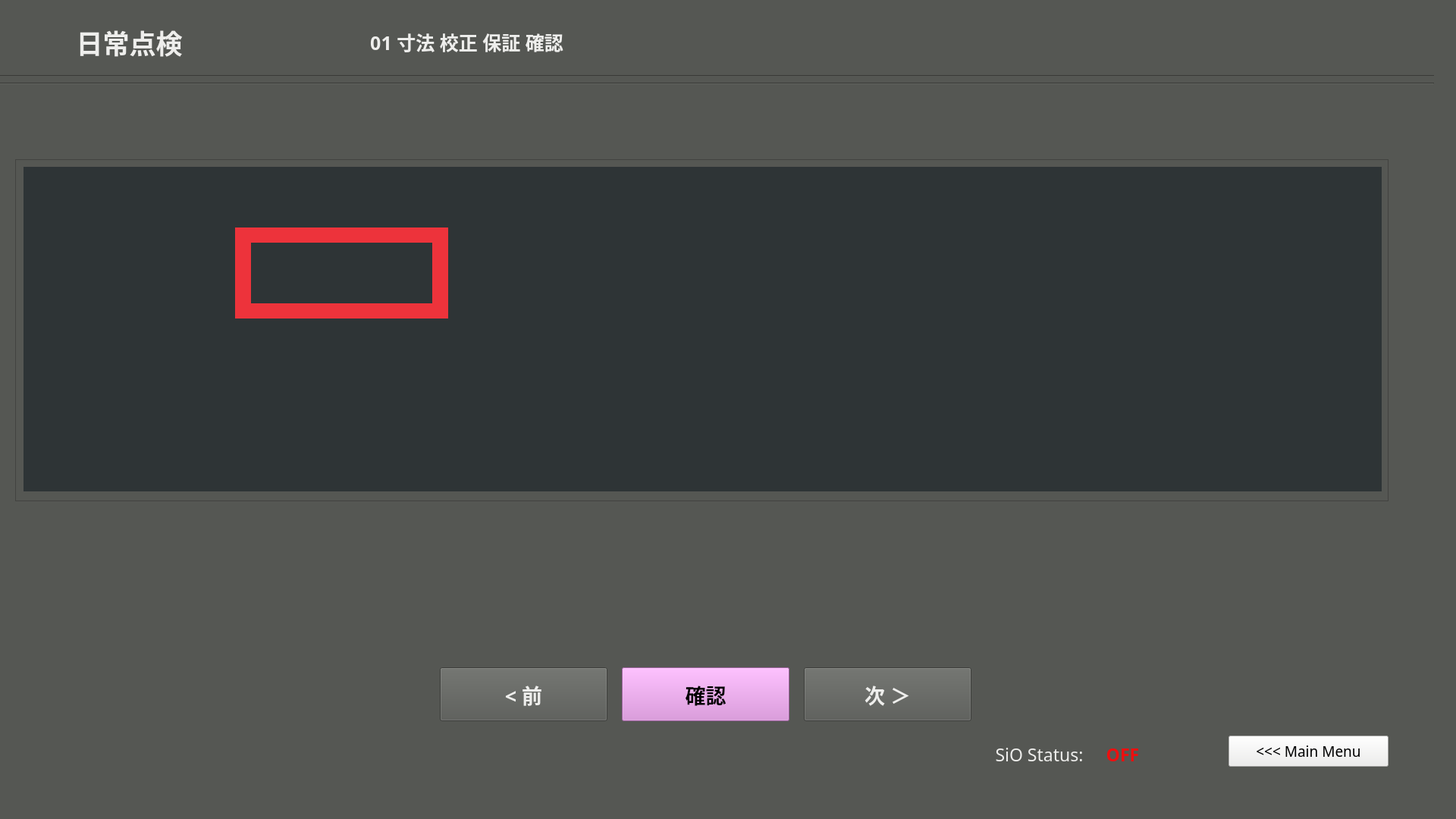
<?xml version="1.0" encoding="UTF-8"?>
<ui version="4.0">
 <class>dailytenken1_clippitch</class>
 <widget class="QMainWindow" name="dailytenken1_clippitch">
  <property name="enabled">
   <bool>true</bool>
  </property>
  <property name="geometry">
   <rect>
    <x>0</x>
    <y>0</y>
    <width>1920</width>
    <height>1080</height>
   </rect>
  </property>
  <property name="windowTitle">
   <string>MainWindow</string>
  </property>
  <property name="styleSheet">
   <string notr="true">background-color: rgb(85, 87, 83);</string>
  </property>
  <widget class="QWidget" name="dailytenken1_clippitch_widget">
   <property name="enabled">
    <bool>true</bool>
   </property>
   <widget class="Line" name="line_1">
    <property name="geometry">
     <rect>
      <x>-10</x>
      <y>90</y>
      <width>1901</width>
      <height>20</height>
     </rect>
    </property>
    <property name="orientation">
     <enum>Qt::Horizontal</enum>
    </property>
   </widget>
   <widget class="Line" name="line_2">
    <property name="geometry">
     <rect>
      <x>-10</x>
      <y>100</y>
      <width>1901</width>
      <height>20</height>
     </rect>
    </property>
    <property name="orientation">
     <enum>Qt::Horizontal</enum>
    </property>
   </widget>
   <widget class="QFrame" name="frame">
    <property name="geometry">
     <rect>
      <x>20</x>
      <y>210</y>
      <width>1811</width>
      <height>451</height>
     </rect>
    </property>
    <property name="frameShape">
     <enum>QFrame::StyledPanel</enum>
    </property>
    <property name="frameShadow">
     <enum>QFrame::Raised</enum>
    </property>
    <widget class="QLabel" name="framePart">
     <property name="geometry">
      <rect>
       <x>11</x>
       <y>10</y>
       <width>1791</width>
       <height>428</height>
      </rect>
     </property>
     <property name="styleSheet">
      <string notr="true">background-color: rgb(46, 52, 54);</string>
     </property>
     <property name="text">
      <string/>
     </property>
     <property name="alignment">
      <set>Qt::AlignCenter</set>
     </property>
    </widget>
    <widget class="QPushButton" name="rekensaButton">
     <property name="geometry">
      <rect>
       <x>300</x>
       <y>310</y>
       <width>91</width>
       <height>71</height>
      </rect>
     </property>
     <property name="font">
      <font>
       <family>Ubuntu Mono</family>
       <pointsize>13</pointsize>
       <weight>75</weight>
       <italic>false</italic>
       <bold>true</bold>
       <stylestrategy>PreferAntialias</stylestrategy>
      </font>
     </property>
     <property name="autoFillBackground">
      <bool>false</bool>
     </property>
     <property name="styleSheet">
      <string notr="true">color: rgb(238, 238, 236);
background-color: rgb(117, 80, 123);</string>
     </property>
     <property name="text">
      <string>検査
やり直し</string>
     </property>
     <property name="checkable">
      <bool>false</bool>
     </property>
    </widget>
    <widget class="QPushButton" name="delwarpbutton">
     <property name="geometry">
      <rect>
       <x>810</x>
       <y>320</y>
       <width>181</width>
       <height>51</height>
      </rect>
     </property>
     <property name="font">
      <font>
       <family>Ubuntu Mono</family>
       <pointsize>11</pointsize>
       <weight>75</weight>
       <italic>false</italic>
       <bold>true</bold>
       <stylestrategy>PreferAntialias</stylestrategy>
      </font>
     </property>
     <property name="autoFillBackground">
      <bool>false</bool>
     </property>
     <property name="styleSheet">
      <string notr="true">background-color: rgb(164, 0, 0);</string>
     </property>
     <property name="text">
      <string>パースワープパラム削除 
Del Warp Parm</string>
     </property>
     <property name="checkable">
      <bool>false</bool>
     </property>
    </widget>
    <widget class="QPushButton" name="savewarpbutton">
     <property name="geometry">
      <rect>
       <x>620</x>
       <y>320</y>
       <width>181</width>
       <height>51</height>
      </rect>
     </property>
     <property name="font">
      <font>
       <family>Ubuntu Mono</family>
       <pointsize>11</pointsize>
       <weight>75</weight>
       <italic>false</italic>
       <bold>true</bold>
       <stylestrategy>PreferAntialias</stylestrategy>
      </font>
     </property>
     <property name="autoFillBackground">
      <bool>false</bool>
     </property>
     <property name="styleSheet">
      <string notr="true">color: rgb(238, 238, 236);</string>
     </property>
     <property name="text">
      <string>パースワープパラム保存 
Save Warp Parm</string>
     </property>
     <property name="checkable">
      <bool>false</bool>
     </property>
    </widget>
    <widget class="QLabel" name="rtwarpcolor">
     <property name="geometry">
      <rect>
       <x>480</x>
       <y>300</y>
       <width>121</width>
       <height>20</height>
      </rect>
     </property>
     <property name="font">
      <font>
       <family>Ubuntu Mono</family>
       <pointsize>15</pointsize>
       <weight>75</weight>
       <bold>true</bold>
      </font>
     </property>
     <property name="styleSheet">
      <string notr="true">background-color: rgb(255, 0, 0);</string>
     </property>
     <property name="text">
      <string/>
     </property>
     <property name="alignment">
      <set>Qt::AlignLeading|Qt::AlignLeft|Qt::AlignVCenter</set>
     </property>
    </widget>
    <widget class="QPushButton" name="rtwarpbutton">
     <property name="geometry">
      <rect>
       <x>480</x>
       <y>320</y>
       <width>121</width>
       <height>51</height>
      </rect>
     </property>
     <property name="font">
      <font>
       <family>Ubuntu Mono</family>
       <pointsize>11</pointsize>
       <weight>75</weight>
       <italic>false</italic>
       <bold>true</bold>
       <stylestrategy>PreferAntialias</stylestrategy>
      </font>
     </property>
     <property name="autoFillBackground">
      <bool>false</bool>
     </property>
     <property name="styleSheet">
      <string notr="true">color: rgb(238, 238, 236);</string>
     </property>
     <property name="text">
      <string>継続ワープ 
RT Pers.Warp</string>
     </property>
     <property name="checkable">
      <bool>false</bool>
     </property>
    </widget>
    <widget class="QPushButton" name="quitbutton">
     <property name="geometry">
      <rect>
       <x>1560</x>
       <y>530</y>
       <width>211</width>
       <height>41</height>
      </rect>
     </property>
     <property name="font">
      <font>
       <family>Ubuntu Mono</family>
       <pointsize>14</pointsize>
      </font>
     </property>
     <property name="styleSheet">
      <string notr="true">background-color: rgb(238, 238, 236);</string>
     </property>
     <property name="text">
      <string>Quit</string>
     </property>
    </widget>
    <widget class="QLabel" name="label_3">
     <property name="geometry">
      <rect>
       <x>290</x>
       <y>90</y>
       <width>281</width>
       <height>20</height>
      </rect>
     </property>
     <property name="styleSheet">
      <string notr="true">background-color: rgb(237, 51, 59);</string>
     </property>
     <property name="text">
      <string/>
     </property>
    </widget>
    <widget class="QLabel" name="label">
     <property name="geometry">
      <rect>
       <x>290</x>
       <y>90</y>
       <width>21</width>
       <height>111</height>
      </rect>
     </property>
     <property name="styleSheet">
      <string notr="true">background-color: rgb(237, 51, 59);</string>
     </property>
     <property name="text">
      <string/>
     </property>
    </widget>
    <widget class="QLabel" name="label_2">
     <property name="geometry">
      <rect>
       <x>550</x>
       <y>90</y>
       <width>21</width>
       <height>111</height>
      </rect>
     </property>
     <property name="styleSheet">
      <string notr="true">background-color: rgb(237, 51, 59);</string>
     </property>
     <property name="text">
      <string/>
     </property>
    </widget>
    <widget class="QLabel" name="label_4">
     <property name="geometry">
      <rect>
       <x>290</x>
       <y>190</y>
       <width>281</width>
       <height>20</height>
      </rect>
     </property>
     <property name="styleSheet">
      <string notr="true">background-color: rgb(237, 51, 59);</string>
     </property>
     <property name="text">
      <string/>
     </property>
    </widget>
    <zorder>quitbutton</zorder>
    <zorder>rtwarpbutton</zorder>
    <zorder>delwarpbutton</zorder>
    <zorder>rtwarpcolor</zorder>
    <zorder>savewarpbutton</zorder>
    <zorder>rekensaButton</zorder>
    <zorder>framePart</zorder>
    <zorder>label_3</zorder>
    <zorder>label</zorder>
    <zorder>label_2</zorder>
    <zorder>label_4</zorder>
   </widget>
   <widget class="QPushButton" name="mainmenubutton">
    <property name="geometry">
     <rect>
      <x>1620</x>
      <y>970</y>
      <width>211</width>
      <height>41</height>
     </rect>
    </property>
    <property name="font">
     <font>
      <family>Ubuntu Mono</family>
      <pointsize>14</pointsize>
     </font>
    </property>
    <property name="styleSheet">
     <string notr="true">background-color: rgb(238, 238, 236);</string>
    </property>
    <property name="text">
     <string>&lt;&lt;&lt; Main Menu</string>
    </property>
   </widget>
   <widget class="QLabel" name="partlabel_2">
    <property name="geometry">
     <rect>
      <x>10</x>
      <y>20</y>
      <width>321</width>
      <height>71</height>
     </rect>
    </property>
    <property name="font">
     <font>
      <family>Ubuntu Mono</family>
      <pointsize>26</pointsize>
      <weight>75</weight>
      <bold>true</bold>
     </font>
    </property>
    <property name="styleSheet">
     <string notr="true">color: rgb(238, 238, 236);</string>
    </property>
    <property name="text">
     <string>日常点検</string>
    </property>
    <property name="alignment">
     <set>Qt::AlignCenter</set>
    </property>
   </widget>
   <widget class="QPushButton" name="nextButton">
    <property name="geometry">
     <rect>
      <x>1060</x>
      <y>880</y>
      <width>221</width>
      <height>71</height>
     </rect>
    </property>
    <property name="font">
     <font>
      <family>Ubuntu Mono</family>
      <pointsize>20</pointsize>
      <weight>75</weight>
      <italic>false</italic>
      <bold>true</bold>
      <stylestrategy>PreferAntialias</stylestrategy>
     </font>
    </property>
    <property name="autoFillBackground">
     <bool>false</bool>
    </property>
    <property name="styleSheet">
     <string notr="true">color: rgb(238, 238, 236);</string>
    </property>
    <property name="text">
     <string>次 ＞</string>
    </property>
    <property name="checkable">
     <bool>false</bool>
    </property>
   </widget>
   <widget class="QLabel" name="status_sio">
    <property name="geometry">
     <rect>
      <x>1450</x>
      <y>970</y>
      <width>61</width>
      <height>41</height>
     </rect>
    </property>
    <property name="font">
     <font>
      <family>Ubuntu Mono</family>
      <pointsize>17</pointsize>
      <weight>75</weight>
      <bold>true</bold>
      <underline>false</underline>
     </font>
    </property>
    <property name="styleSheet">
     <string notr="true">color: rgb(238, 15, 15);</string>
    </property>
    <property name="text">
     <string>OFF</string>
    </property>
    <property name="alignment">
     <set>Qt::AlignBottom|Qt::AlignHCenter</set>
    </property>
   </widget>
   <widget class="QLabel" name="label_5">
    <property name="geometry">
     <rect>
      <x>1300</x>
      <y>970</y>
      <width>141</width>
      <height>41</height>
     </rect>
    </property>
    <property name="font">
     <font>
      <family>Ubuntu Mono</family>
      <pointsize>17</pointsize>
      <weight>50</weight>
      <bold>false</bold>
      <underline>false</underline>
     </font>
    </property>
    <property name="styleSheet">
     <string notr="true">color: rgb(238, 238, 236);</string>
    </property>
    <property name="text">
     <string>SiO Status:</string>
    </property>
    <property name="alignment">
     <set>Qt::AlignBottom|Qt::AlignHCenter</set>
    </property>
   </widget>
   <widget class="QLabel" name="partlabel_3">
    <property name="geometry">
     <rect>
      <x>370</x>
      <y>20</y>
      <width>491</width>
      <height>71</height>
     </rect>
    </property>
    <property name="font">
     <font>
      <family>Ubuntu Mono</family>
      <pointsize>19</pointsize>
      <weight>75</weight>
      <bold>true</bold>
     </font>
    </property>
    <property name="styleSheet">
     <string notr="true">color: rgb(238, 238, 236);</string>
    </property>
    <property name="text">
     <string>01 寸法 校正 保証 確認</string>
    </property>
    <property name="alignment">
     <set>Qt::AlignCenter</set>
    </property>
   </widget>
   <widget class="QPushButton" name="InspectButton">
    <property name="geometry">
     <rect>
      <x>820</x>
      <y>880</y>
      <width>221</width>
      <height>71</height>
     </rect>
    </property>
    <property name="font">
     <font>
      <family>Ubuntu Mono</family>
      <pointsize>20</pointsize>
      <weight>75</weight>
      <italic>false</italic>
      <bold>true</bold>
      <stylestrategy>PreferAntialias</stylestrategy>
     </font>
    </property>
    <property name="autoFillBackground">
     <bool>false</bool>
    </property>
    <property name="styleSheet">
     <string notr="true">background-color: rgb(220, 138, 221);</string>
    </property>
    <property name="text">
     <string>確認</string>
    </property>
    <property name="checkable">
     <bool>false</bool>
    </property>
   </widget>
   <widget class="QPushButton" name="prevButton">
    <property name="geometry">
     <rect>
      <x>580</x>
      <y>880</y>
      <width>221</width>
      <height>71</height>
     </rect>
    </property>
    <property name="font">
     <font>
      <family>Ubuntu Mono</family>
      <pointsize>20</pointsize>
      <weight>75</weight>
      <italic>false</italic>
      <bold>true</bold>
      <stylestrategy>PreferAntialias</stylestrategy>
     </font>
    </property>
    <property name="autoFillBackground">
     <bool>false</bool>
    </property>
    <property name="styleSheet">
     <string notr="true">color: rgb(238, 238, 236);</string>
    </property>
    <property name="text">
     <string>&lt; 前</string>
    </property>
    <property name="checkable">
     <bool>false</bool>
    </property>
   </widget>
  </widget>
  <widget class="QMenuBar" name="menubar">
   <property name="geometry">
    <rect>
     <x>0</x>
     <y>0</y>
     <width>1920</width>
     <height>21</height>
    </rect>
   </property>
  </widget>
  <widget class="QStatusBar" name="statusbar"/>
 </widget>
 <resources/>
 <connections/>
</ui>
